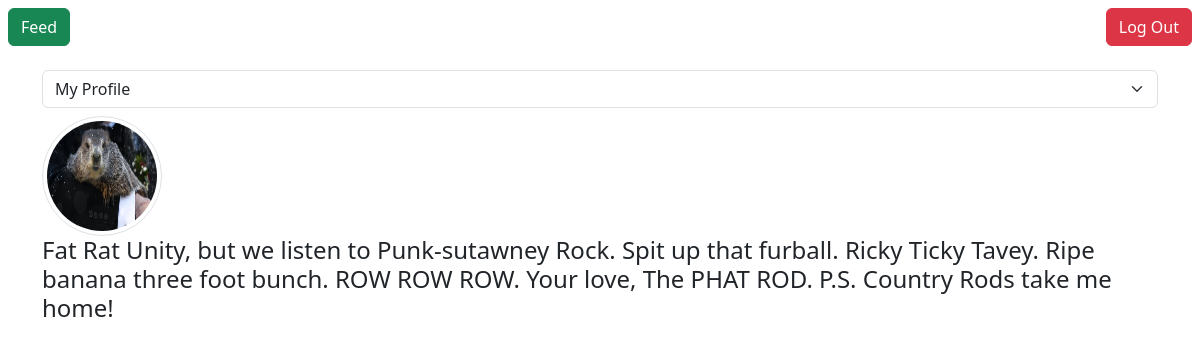
/profile/ThatPhatRod/myprofile (signed in), run on the app's committed database.
### users/models.py (models this page shows)
class User(models.Model):
    profilePic = models.ImageField(upload_to="images/")
    aboutMe=models.TextField()
    username = models.CharField(max_length=255)
    password = models.CharField(max_length=255)
    created_at = models.DateTimeField(auto_now_add=True)
    updated_at = models.DateTimeField(auto_now_add=True)
    def __str__(self):
        return self.username

### users/views.py (the view)
# urls.py: path('profile/<str:username>/myprofile',views.userProfile),
def userProfile(request,username):
    if("userid" not in request.session):
        return redirect("/login")
    user=User.objects.get(username=username)
    context={
        "user":user,
        "currUser":User.objects.get(id=request.session["userid"])
    }
    if(request.session["userid"]!=user.id):
        return render(request,"viewuserProfile.html",context)
    return render(request,"userProfile.html",context)

### users/templates/userProfile.html (shortened to what this page needs)
<!DOCTYPE html>
<html lang="en">
<head>
    <link href="https://cdn.jsdelivr.net/npm/bootstrap@5.3.0-alpha1/dist/css/bootstrap.min.css" rel="stylesheet">
    {% load static %}
    <link rel="stylesheet" href="{% static 'userProfile.css' %}">
</head>
<body>
    <div class="mt-2 d-flex justify-content-between">
        <a href="/feed">
            <button class="btn btn-success" style="margin-left: 8px;">Feed</button>
        </a>
        <a href="/logout">
            <button class="btn btn-danger" style="margin-right: 8px;">Log Out</button>
        </a>
    </div>
    <div class="container">
            <select class="form-select mb-2 mt-4" onchange="window.location='/profile/'+'{{user.username}}/'+this.value">
                <option value="myprofile">My Profile</a></option>
            </select>
            <img onclick="editIcon(this)" class="img-fluid img-thumbnail rounded-circle" src="/media/{{user.profilePic}}" style="width: 120px;height: 120px;">
            <h4 onclick=editText(this)>{{user.aboutMe}}</h4>
    </div>
            {% for post in user.likedPosts.all %}
                        {% load static %}
            {% endfor %}
            {% for post in user.posts.all %}
                        {% load static %}
                {% endfor %}
    {% load static %}
</body>
</html>

### data on the page
User: username "My Profile", profilePic (picture), aboutMe "Fat Rat Unity, but we listen to Punk-sutawney Rock. Spit up that furball. Ricky Ticky Tavey. Ripe banana three foot bunch. ROW ROW ROW. Your love, The PHAT ROD. P.S. Country Rods take me home!"
